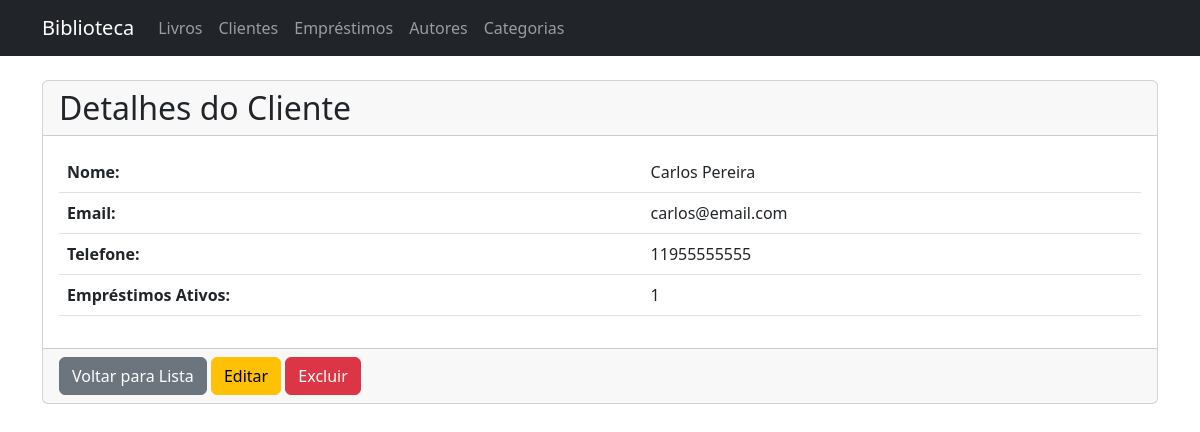
Before: /clients/5 with the older database file.
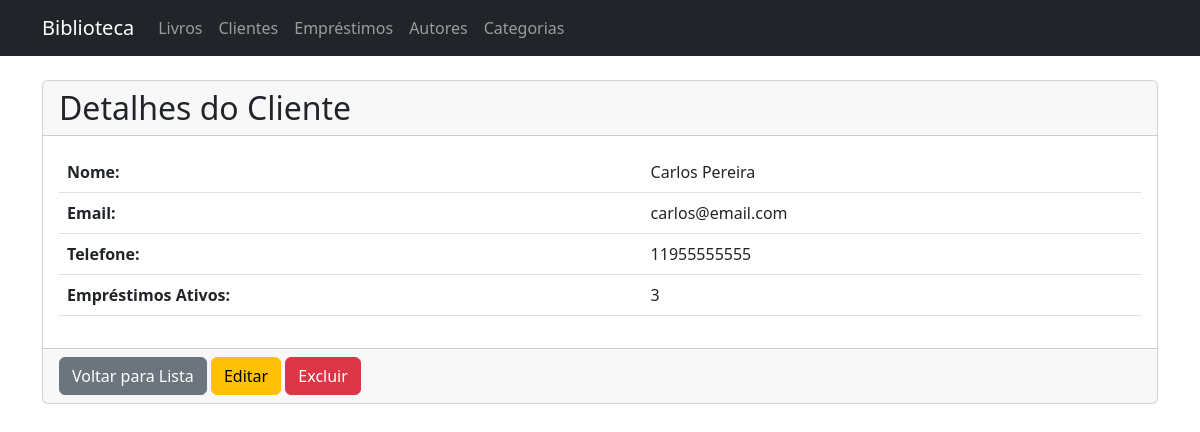
After: the same page with the newer database file.
### app/models/entities/loan.py (models this page shows, shortened)
class Loan(db.Model):
    __tablename__ = 'loans'
    id = db.Column(db.Integer, primary_key=True)
    id_client = db.Column(db.Integer, db.ForeignKey('clients.id'), nullable=False)
    start = db.Column(db.DateTime, default=datetime.utcnow)
    end = db.Column(db.DateTime)
    expected_end = db.Column(db.DateTime)
    books = db.relationship('BookLoan', backref='loan', lazy=True, cascade="all, delete-orphan")

### app/controllers/client_controller.py (the view)
@client_bp.route('/<int:id>')
def show(id):
    try:
        client = ClientService.get_client_by_id(id)
        return render_template('clients/show.html', client=client)
    except NotFoundError as e:
        flash(str(e), 'danger')
        return redirect(url_for('client_controller.index'))

### app/models/entities/client.py (called while the page is built)
    @property
    def active_loans_count(self):
        return sum(1 for loan in self.loans if loan.end is None)

### app/repositories/client_repository.py (called while the page is built)
    @staticmethod
    def get_by_id(client_id):
        return Client.query.get(client_id)

### app/services/client_service.py (called while the page is built)
    @staticmethod
    def get_client_by_id(client_id):
        client = ClientRepository.get_by_id(client_id)
        if client:
            return client
        raise NotFoundError("Cliente não encontrado")

### app/templates/clients/show.html (shortened to what this page needs)
{% extends "base.html" %}
{% block content %}
<div class="card">
    <div class="card-header">
        <h2 class="mb-0">Detalhes do Cliente</h2>
    </div>
    <div class="card-body">
        <table class="table">
            <tr>
                <th>Nome:</th>
                <td>{{ client.name }}</td>
            </tr>
            <tr>
                <th>Email:</th>
                <td>{{ client.email }}</td>
            </tr>
            <tr>
                <th>Telefone:</th>
                <td>{{ client.phone }}</td>
            </tr>
            <tr>
                <th>Empréstimos Ativos:</th>
                <td>{{ client.active_loans_count }}</td>
            </tr>
        </table>
    </div>
    <div class="card-footer">
        <a href="{{ url_for('client_controller.index') }}" class="btn btn-secondary">Voltar para Lista</a>
        <a href="{{ url_for('client_controller.edit', id=client.id) }}" class="btn btn-warning">Editar</a>
        <form action="{{ url_for('client_controller.delete', id=client.id) }}" method="POST" style="display:inline;" onsubmit="return confirm('Tem certeza que deseja excluir este cliente?');">
            <button type="submit" class="btn btn-danger">Excluir</button>
        </form>
    </div>
</div>
{% endblock %}

Changed rows visible on the page:
no longer on this page (row edited): Loan: active_loans_count "1"
added Loan: active_loans_count "3"
